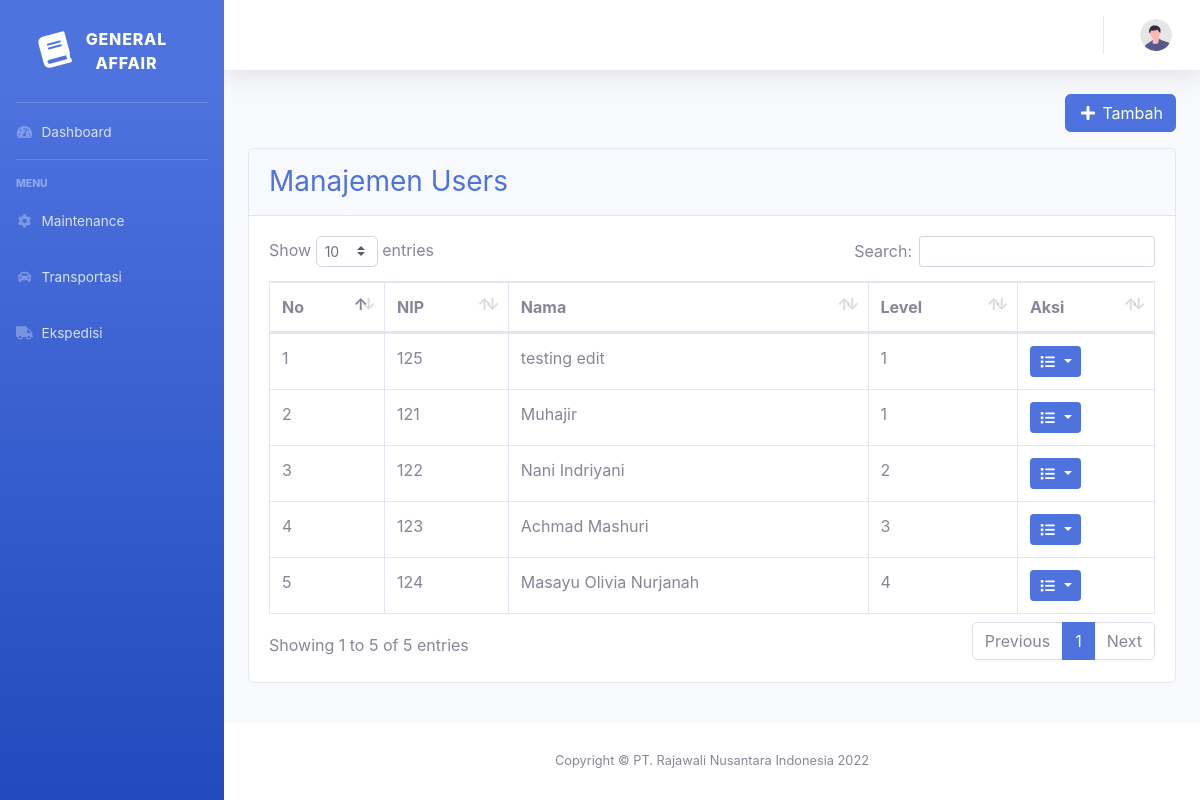
The page /index.php/admin/mUser on the database its author committed.
### tables this page shows
CREATE TABLE `user` (
  `id` int(11) NOT NULL,
  `nip` int(10) NOT NULL,
  `name` varchar(128) NOT NULL,
  `divisi` varchar(100) NOT NULL,
  `password` varchar(256) NOT NULL,
  `role_id` int(11) NOT NULL,
  `date_created` timestamp NOT NULL DEFAULT current_timestamp() ON UPDATE current_timestamp()
);

### application/controllers/Admin.php (called while the page is built, shortened)
<?php
class Admin extends CI_Controller
{
    var $role_id, $role;
    public function __construct()
    {
        $this->load->model('Maintenance_model');
        $this->load->model('Ekspedisi_model');
        $this->load->model('Approval_model');
        $this->load->model('User_model');
        $this->load->model('Transportasi_model');
        $this->load->model('Mobil_model');
        $this->role_id = $this->session->userdata('role_id');
    }
    public function mUser()
    {
        $data['title'] = "Manajemen User";
        $data['role_id'] = $this->role_id;
        $data['user'] = $this->db->get_where('user', ['nip' => $this->session->userdata('nip')])->row_array();
        $data['data'] = $this->User_model->selectUser();
        $this->load->view('templates/header', $data);
        $this->load->view('templates/sidebar', $data);
        $this->load->view('templates/topbar', $data);
        $this->load->view('manajemen/user', $data);
        $this->load->view('templates/footer');
    }
}

### index.php (called while the page is built, shortened)
<?php
require_once BASEPATH.'core/CodeIgniter.php';

### application/models/User_model.php (called while the page is built, shortened)
<?php
class User_model extends CI_Model
{
    public function selectUser()
    {
        return $this->db->get('user')->result_array();
    }
}

### application/views/manajemen/user.php (the view, shortened to what this page needs)
<div class="container-fluid">
    <div class="row">
        <div class="col-sm-4">
        </div>
        <div class="col my-auto">
            <a class="float-right btn btn btn-primary mb-3" type="button" href="<?= base_url('admin/tambahUser') ?>">
            <i class="fas fa-fw fa-plus"></i> Tambah
            </a>
        </div>
    </div>
    <div class="card mb-4">
        <div class="card-header py-3">
            <h3 class="m-0 text-primary">Manajemen Users</h3>
        </div>
        <div class="card-body">
            <div class="table-responsive">
                <table class="table table-bordered" id="dataTable" width="100%" cellspacing="0">
                    <thead>
                        <tr>
                            <th>No</th>
                            <th>NIP</th>
                            <th>Nama</th>
                            <th>Level</th>
                            <th>Aksi</th>
                        </tr>
                    </thead>
                    <tbody>
                        <?php
                        $no = 1;
                        foreach($data as $row){
                        ?>
                        <tr>
                            <td><?= $no ?></td>
                            <td><?= $row['nip'] ?></td>
                            <td><?= $row['name'] ?></td>
                            <td><?= $row['role_id'] ?></td>
                            <td>
                                <div class="dropdown">
                                    <button class="btn btn-primary btn-sm dropdown-toggle" type="button" id="aksi" data-toggle="dropdown" aria-expanded="false">
                                        <i class="fas fa-fw fa-list"></i>
                                    </button>
                                </div>
                            </td>
                        </tr>
                        <?php
                        $no = $no + 1;
                        }
                        ?>
                    </tbody>
                </table>
            </div>
        </div>
    </div>
</div>
</div>

### rows shown on the page
user: nip "125", name "testing edit", role "1"
user: nip "121", name "Muhajir", role "1"
user: nip "122", name "Nani Indriyani", role "2"
user: nip "123", name "Achmad Mashuri", role "3"
user: nip "124", name "Masayu Olivia Nurjanah", role "4"
